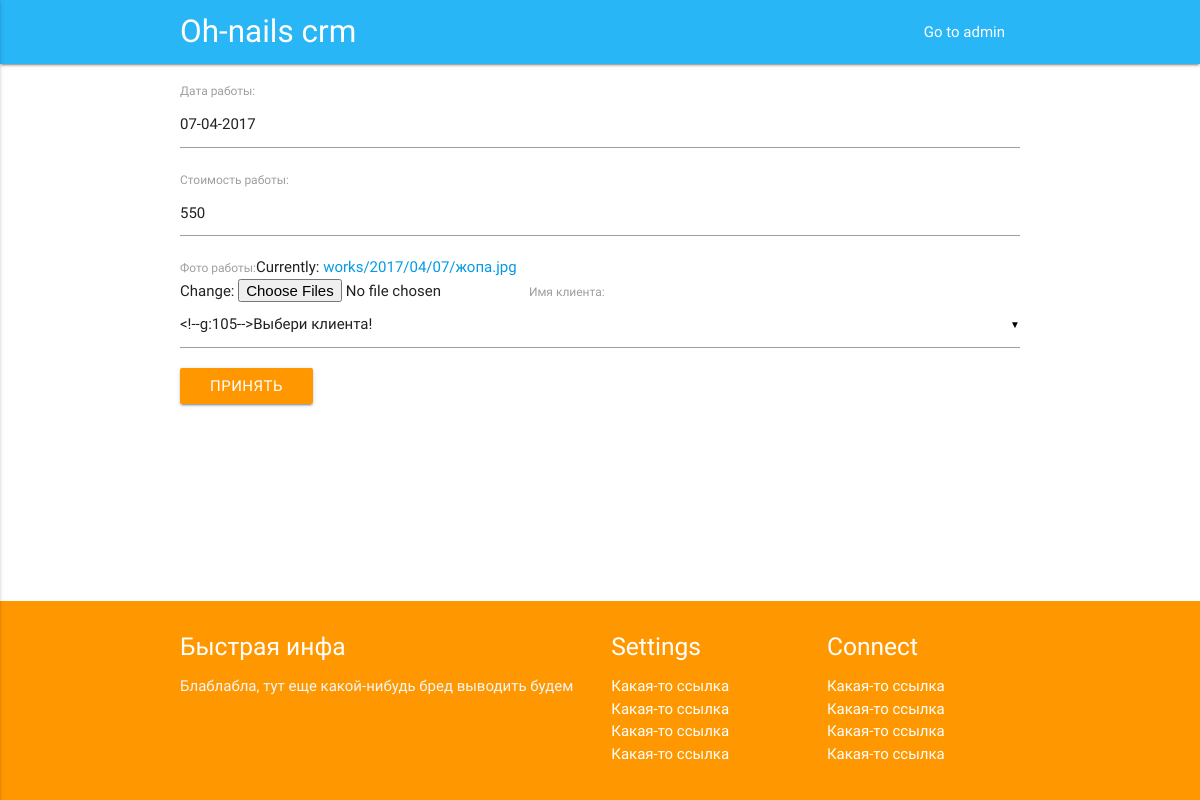
Page /work/1/edit/ (signed in) on the earlier database version.
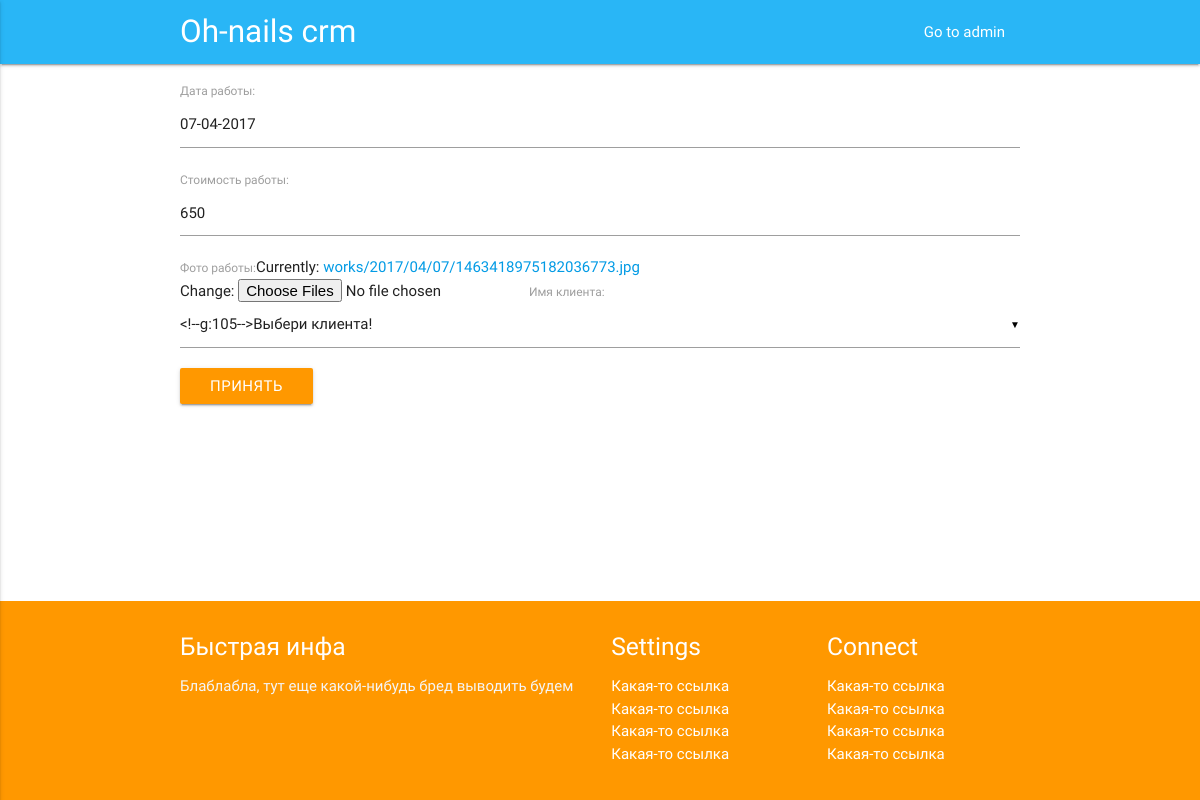
Same page on the later database version.
### core/models.py (models this page shows, shortened)
class work(models.Model):
    work_uuid = models.UUIDField
    date = models.DateField(default=timezone.now)
    cost = models.IntegerField(default=0)
    photo = models.FileField(upload_to='works/%Y/%m/%d')
    client = models.CharField(max_length=300, default='Выбери клиента')

### core/views.py (the view)
# urls.py: url(r'^work/(?P<pk>[0-9]+)/edit/$', views.work_edit, name='work_edit'),
@login_required
def work_edit(request, pk):
    done = get_object_or_404(work, pk=pk)
    if request.method == "POST":
        form = WorkForm(request.POST, request.FILES, instance=done)
        if form.is_valid():
            done = form.save(commit=False)
            done.save()
            return redirect('work_detail', pk=done.pk)
    else:
        form = WorkForm(instance=done)
    return render(request, 'work_add.html', {'form': form})

### core/forms.py
class WorkForm(forms.ModelForm):
    class Meta:
        model = work
        exclude = ()
    client = forms.ModelChoiceField(label='Имя клиента', queryset=client.objects.all(), empty_label='Выбери клиента!')
    date = forms.DateField(label='Дата работы', initial=timezone.now, input_formats=settings.DATE_INPUT_FORMATS)
    cost = forms.IntegerField(label='Стоимость работы')
    photo = forms.FileField(label='Фото работы', widget=forms.ClearableFileInput(attrs={'multiple': True}))

### core/models.py (called while the page is built)
    def __str__(self):
        return self.fio

### core/templates/work_add.html (shortened to what this page needs)
{% extends 'base.html' %}
{% block head %}
{% load static %}
<link rel="stylesheet" href="{% static "js/locales/bootstrap-datepicker.ru.min.js" %}" />
<link rel="stylesheet" href="{% static "css/bootstrap-datetimepicker.min.css" %}" />
{% endblock %}
{% block content %}
  <div class="container">
    <div class="section">
<form method="POST" class="viewform" enctype="multipart/form-data">
{{ form }}
<button type="submit" name="_submit" class="btn">Принять</button>
</form>
    </div>
  </div>
{% endblock %}

Differences in the rows shown:
changed work: cost "550" → "650"
Other differences:
text no longer shown: "Дата работы: Стоимость работы: Фото работы: Currently: works/2017/04/07/жопа.jpg Change: Имя клиента:"
text now shown: "Дата работы: Стоимость работы: Фото работы: Currently: works/2017/04/07/1463418975182036773.jpg Change: Имя клиента:"
